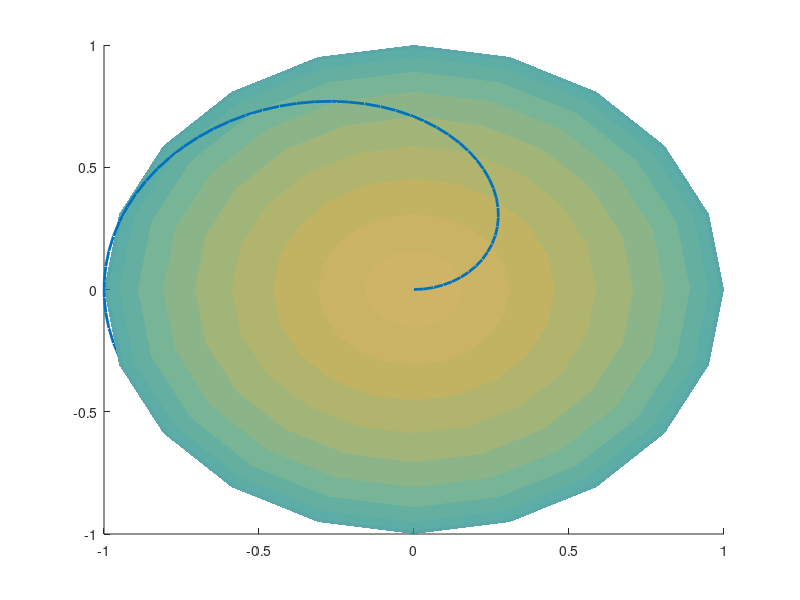

MATLAB code for this plot:

[x,y,z] = sphere;

np=100;
te = linspace(0, pi, np);
fi = linspace(0, 2*pi, np);

xx = sin(te).*cos(fi);
yy = sin(te).*sin(fi);
zz = cos(te)

figure(3)
hold on

surf(x,y,z, 'FaceAlpha',0.5, 'EdgeColor', 'none')

plot3(xx, yy, zz, 'LineWidth',2)
